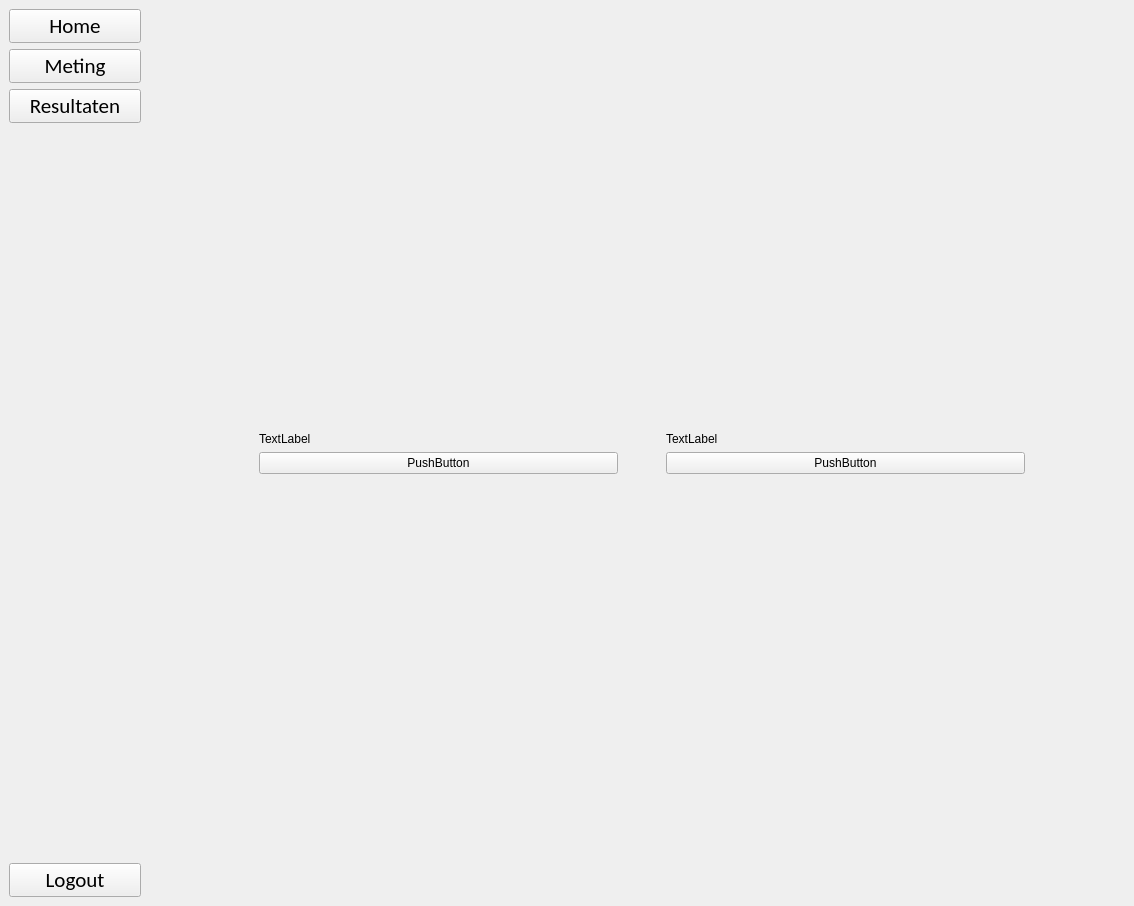
<?xml version="1.0" encoding="UTF-8"?>
<ui version="4.0">
 <class>homeScreen</class>
 <widget class="QWidget" name="homeScreen">
  <property name="geometry">
   <rect>
    <x>0</x>
    <y>0</y>
    <width>1134</width>
    <height>906</height>
   </rect>
  </property>
  <property name="windowTitle">
   <string>Form</string>
  </property>
  <layout class="QHBoxLayout" name="horizontalLayout">
   <property name="spacing">
    <number>0</number>
   </property>
   <property name="leftMargin">
    <number>0</number>
   </property>
   <property name="topMargin">
    <number>0</number>
   </property>
   <property name="rightMargin">
    <number>0</number>
   </property>
   <property name="bottomMargin">
    <number>0</number>
   </property>
   <item>
    <widget class="QWidget" name="container" native="true">
     <layout class="QHBoxLayout" name="horizontalLayout_3">
      <property name="spacing">
       <number>0</number>
      </property>
      <property name="leftMargin">
       <number>0</number>
      </property>
      <property name="topMargin">
       <number>0</number>
      </property>
      <property name="rightMargin">
       <number>0</number>
      </property>
      <property name="bottomMargin">
       <number>0</number>
      </property>
      <item alignment="Qt::AlignLeft">
       <widget class="QWidget" name="menu" native="true">
        <property name="minimumSize">
         <size>
          <width>150</width>
          <height>0</height>
         </size>
        </property>
        <layout class="QVBoxLayout" name="verticalLayout">
         <item>
          <widget class="QPushButton" name="homeBtn">
           <property name="font">
            <font>
             <family>Calibri</family>
             <pointsize>16</pointsize>
            </font>
           </property>
           <property name="text">
            <string>Home</string>
           </property>
          </widget>
         </item>
         <item>
          <widget class="QPushButton" name="metingBtn">
           <property name="font">
            <font>
             <family>Calibri</family>
             <pointsize>16</pointsize>
            </font>
           </property>
           <property name="text">
            <string>Meting</string>
           </property>
          </widget>
         </item>
         <item>
          <widget class="QPushButton" name="resultatenBtn">
           <property name="font">
            <font>
             <family>Calibri</family>
             <pointsize>16</pointsize>
            </font>
           </property>
           <property name="text">
            <string>Resultaten</string>
           </property>
          </widget>
         </item>
         <item>
          <spacer name="spacer">
           <property name="orientation">
            <enum>Qt::Vertical</enum>
           </property>
           <property name="sizeHint" stdset="0">
            <size>
             <width>20</width>
             <height>40</height>
            </size>
           </property>
          </spacer>
         </item>
         <item>
          <widget class="QPushButton" name="logoutBtn">
           <property name="font">
            <font>
             <family>Calibri</family>
             <pointsize>16</pointsize>
            </font>
           </property>
           <property name="text">
            <string>Logout</string>
           </property>
          </widget>
         </item>
        </layout>
       </widget>
      </item>
      <item>
       <widget class="QWidget" name="main" native="true">
        <property name="sizePolicy">
         <sizepolicy hsizetype="Expanding" vsizetype="Preferred">
          <horstretch>0</horstretch>
          <verstretch>0</verstretch>
         </sizepolicy>
        </property>
        <layout class="QHBoxLayout" name="horizontalLayout_2">
         <property name="spacing">
          <number>30</number>
         </property>
         <property name="leftMargin">
          <number>100</number>
         </property>
         <property name="topMargin">
          <number>30</number>
         </property>
         <property name="rightMargin">
          <number>100</number>
         </property>
         <property name="bottomMargin">
          <number>30</number>
         </property>
         <item>
          <widget class="QWidget" name="widget_2" native="true">
           <property name="sizePolicy">
            <sizepolicy hsizetype="Preferred" vsizetype="Fixed">
             <horstretch>0</horstretch>
             <verstretch>0</verstretch>
            </sizepolicy>
           </property>
           <layout class="QVBoxLayout" name="verticalLayout_3">
            <item>
             <widget class="QLabel" name="label">
              <property name="text">
               <string>TextLabel</string>
              </property>
             </widget>
            </item>
            <item>
             <widget class="QPushButton" name="pushButton_4">
              <property name="text">
               <string>PushButton</string>
              </property>
             </widget>
            </item>
           </layout>
          </widget>
         </item>
         <item>
          <widget class="QWidget" name="widget_3" native="true">
           <property name="sizePolicy">
            <sizepolicy hsizetype="Preferred" vsizetype="Fixed">
             <horstretch>0</horstretch>
             <verstretch>0</verstretch>
            </sizepolicy>
           </property>
           <layout class="QVBoxLayout" name="verticalLayout_2">
            <item>
             <widget class="QLabel" name="label_2">
              <property name="text">
               <string>TextLabel</string>
              </property>
             </widget>
            </item>
            <item>
             <widget class="QPushButton" name="pushButton_5">
              <property name="text">
               <string>PushButton</string>
              </property>
             </widget>
            </item>
           </layout>
          </widget>
         </item>
        </layout>
       </widget>
      </item>
     </layout>
    </widget>
   </item>
  </layout>
 </widget>
 <resources/>
 <connections/>
</ui>
